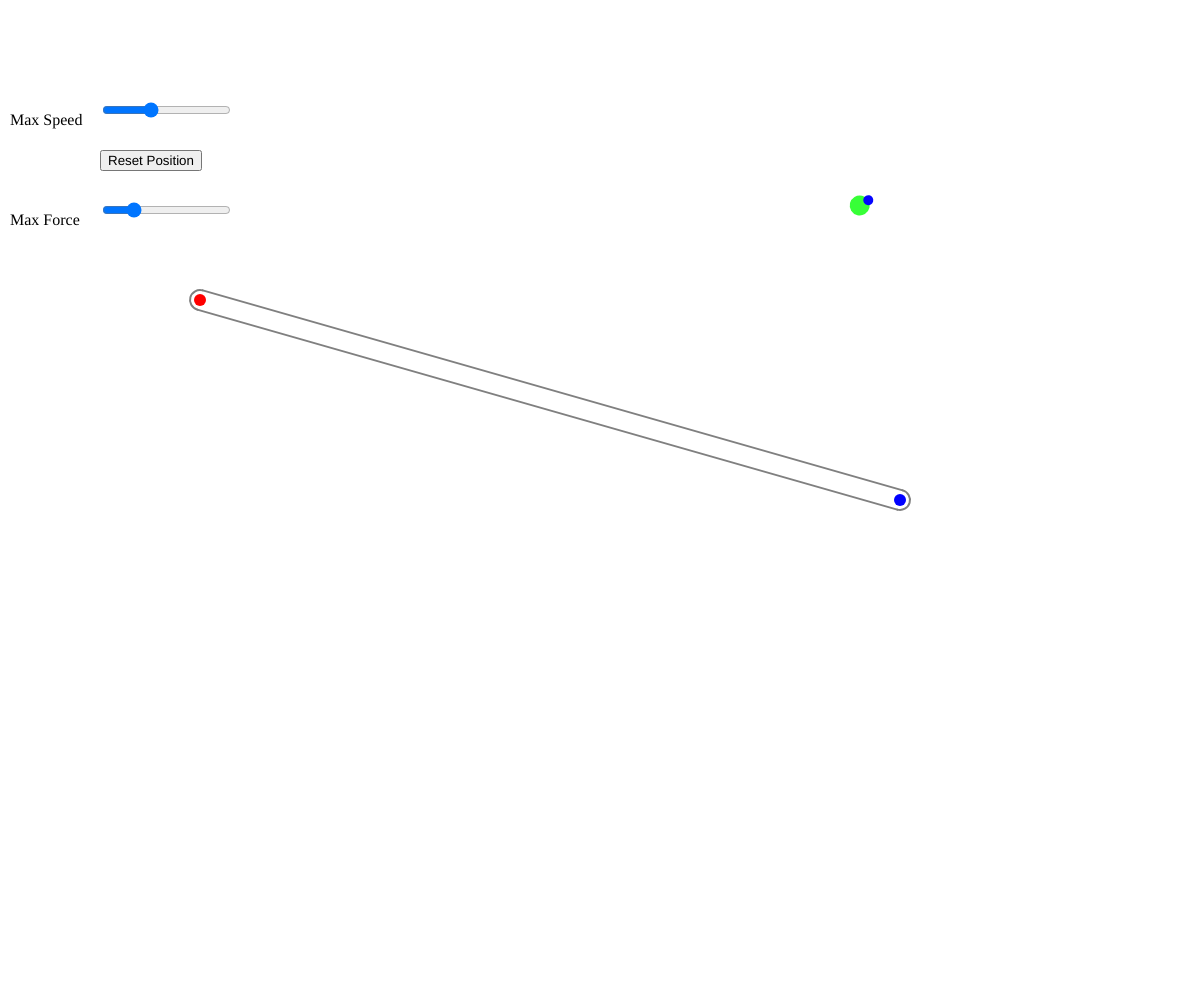
Frame 1 (no input)
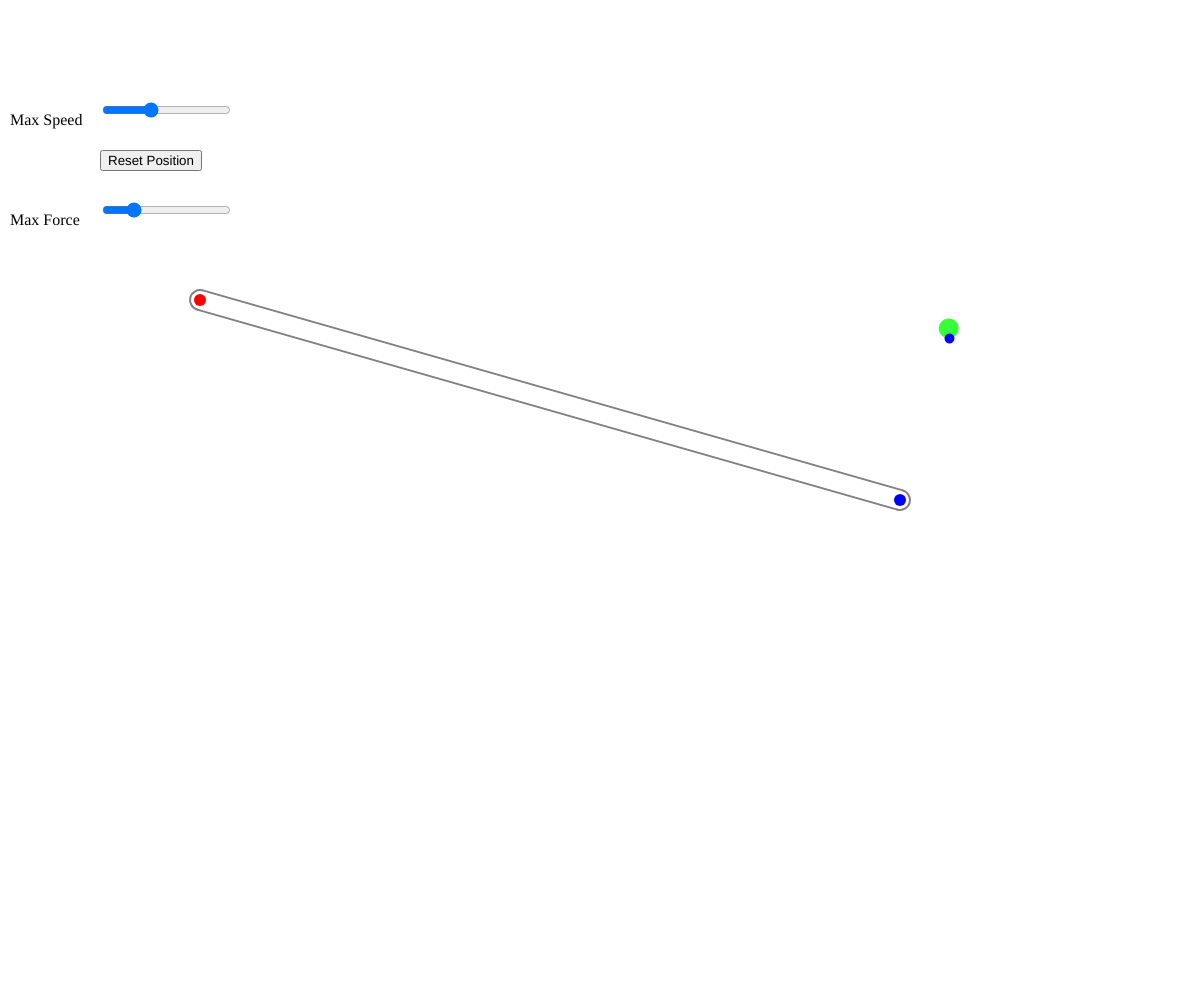
Frame 60 (no input)
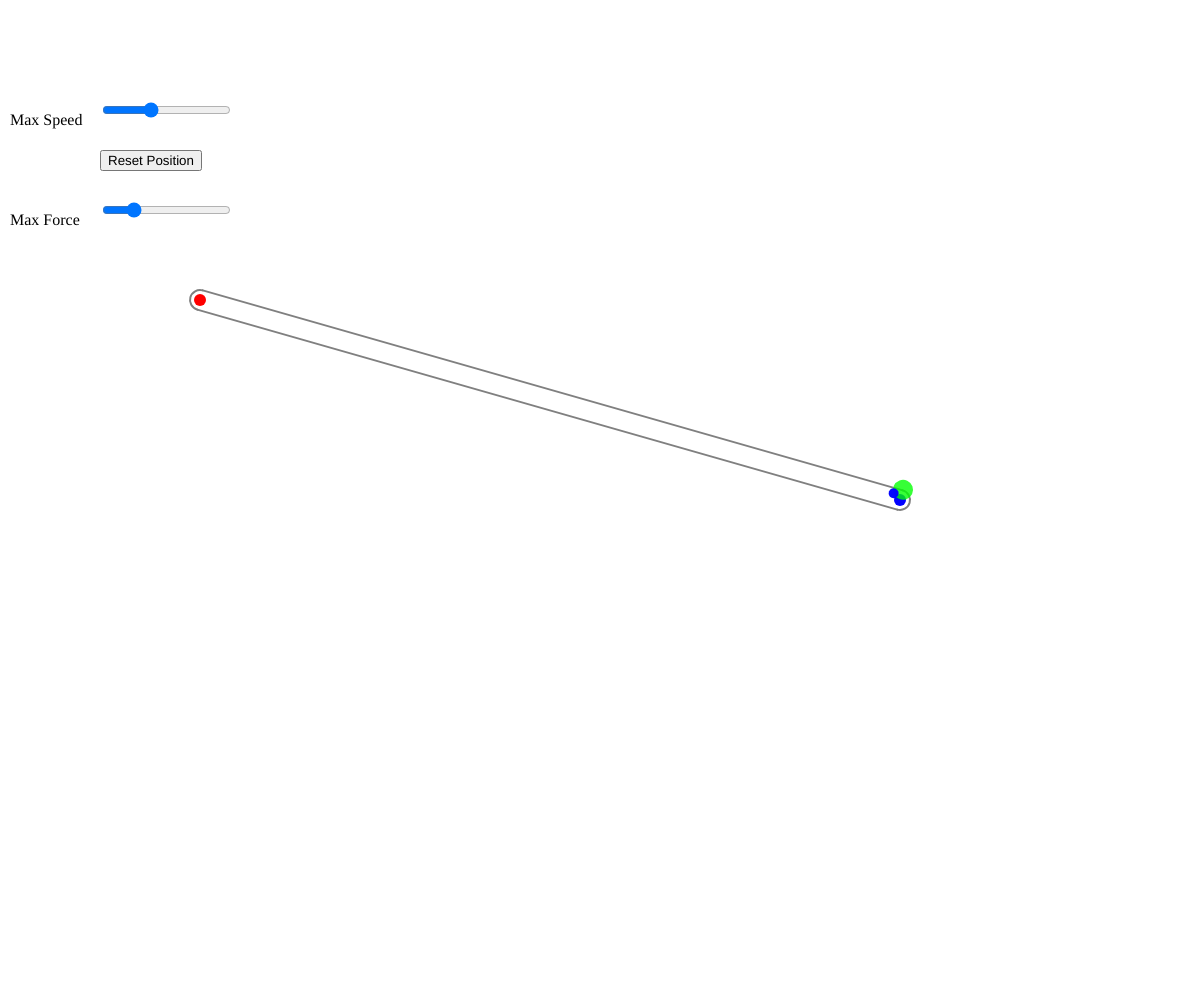
Frame 120 (the mouse pressed at the canvas centre since frame 60)

The p5.js sketch that drew these frames (run headless with seeded random() and noise() and a simulated clock; from frame 60 on, the mouse is pressed at the canvas centre):

// p5.js sketch
// ── sketch.js
class Util{

}
//求某个点到两个点所连线段的法线交点
Util.getNormalPoint = function(startPos,endPos,centerPos){
  let dir = p5.Vector.sub(endPos,startPos);
  //投影长度
  let theta = p5.Vector.sub(centerPos,startPos).heading();
  let projectionLen = p5.Vector.dist(startPos,centerPos) * Math.cos(theta);
  let ret = p5.Vector.add((dir.normalize().mult(projectionLen)),startPos);
  return ret;
}

class Vehicle{
  constructor(pos,path){
    this.path = path;

    this.pos = pos.copy();
    this.vel = p5.Vector.random2D().mult(random(1,5));
    this.acc = createVector(0,0);

    this.angle = 0;

    this.size = 20;

    this.maxSpeed = carMaxSpeedSlider.value();
    this.maxForce = carMaxForceSlider.value();
  }

  resetPosition(){
    this.pos = createVector(random(0,width),random(0,height));
  }

  applyForce(force){
    this.acc.add(force);
  }

  //路径跟随
  pathFollow(){
    //预测的半径
    const predictR = this.size * 2;
    //预测小车的位置
    const predictPos = p5.Vector.add(this.pos,this.vel.copy().mult(predictR));
    //求出预测点和path的法线交点
    const normalPos = Util.getNormalPoint(this.path.getStartPos(),this.path.getEndPos(),predictPos);
    const dist = p5.Vector.dist(predictPos,normalPos);
    let target = null;
    if(dist > this.path.getR()){
      //必须转向,转向的target位置是normalPos按照path方向向前的某个地方
      let r = this.size;
      target = p5.Vector.add(normalPos,this.path.getDir().normalize().mult(r));
    }else{
      //不用转向，seek到predictPos即可
      target = predictPos;
    }

    this.seek(target);
  }

  //寻找目标
  seek(targetPos){
    if(!targetPos)  return;
    let desiredVel = p5.Vector.sub(targetPos,this.pos);

    let steeringForce = p5.Vector.sub(desiredVel,this.vel);
    steeringForce = steeringForce.copy().normalize().mult(constrain(steeringForce.mag(),0,this.maxForce));

    this.applyForce(steeringForce);
  }

  update(){
    this.pathFollow();
    //标准的欧拉积分
    this.vel.add(this.acc);
    this.vel = this.vel.copy().normalize().mult(constrain(this.vel.mag(),0,this.maxSpeed));
    this.pos.add(this.vel);
    this.acc.mult(0);

    this.angle = this.vel.heading();
  }

  display(){
    push();
      translate(this.pos.x,this.pos.y);
      rotate(this.angle);

      noStroke();
      fill(0,255,0,200);
      circle(0,0,this.size);

      noStroke();
      fill(0,0,255,250);
      circle(this.size/2,0,this.size/2);
    pop();
  }
}

class Path{
  constructor(startPos,endPos,r){
    this.startPos = startPos.copy();
    this.endPos = endPos.copy();
    this.r = r;

    //路径的距离
    this.pathDist = p5.Vector.dist(this.startPos,this.endPos);
    //路径的方向
    this.pathDir = p5.Vector.sub(this.endPos,this.startPos);
    //路径的方向角度
    this.pathDirAngle = this.pathDir.heading();
    //需要画的两条线的坐标
    let angle = this.pathDirAngle + Math.PI/2//在startPos和endPos所在的方向上旋转了90度
    let dir = p5.Vector.fromAngle(angle);
    let deltaPos = dir.mult(this.r);
    this.line1StartPosition = p5.Vector.add(this.startPos,deltaPos);
    this.line2StartPosition = p5.Vector.sub(this.startPos,deltaPos);

    this.line1EndPosition = p5.Vector.add(this.endPos,deltaPos);
    this.line2EndPosition = p5.Vector.sub(this.endPos,deltaPos);
  }

  getR(){
    return this.r;
  }

  getDist(){
    return this.pathDist;
  }

  getDir(){
    return this.pathDir.copy();
  }

  getDirAngle(){
    return this.pathDirAngle();
  }

  getStartPos(){
    return this.startPos.copy();
  }

  getEndPos(){
    return this.endPos.copy();
  }

  update(){

  }

  display(){
    //路线由两条线和两个半圆组成和两个点
    noFill();
    strokeWeight(2);
    stroke(128,128,128,255);
    line(this.line1StartPosition.x,this.line1StartPosition.y,this.line1EndPosition.x,this.line1EndPosition.y);
    line(this.line2StartPosition.x,this.line2StartPosition.y,this.line2EndPosition.x,this.line2EndPosition.y);
    //两个点
    strokeWeight(12);
    stroke('red');
    point(this.startPos.x,this.startPos.y);
    stroke('blue');
    point(this.endPos.x,this.endPos.y);
    //两个半圆
    strokeWeight(2);
    stroke(128,128,128,255);
    noFill();
    arc(this.startPos.x,this.startPos.y,this.r*2,this.r*2,this.pathDirAngle+Math.PI/2,this.pathDirAngle+Math.PI/2+Math.PI);
    arc(this.endPos.x,this.endPos.y,this.r*2,this.r*2,this.pathDirAngle-Math.PI/2,this.pathDirAngle-Math.PI/2+Math.PI);
  }
}

let car = null;
let path = null;

let carMaxSpeedSlider = null;
let carMaxForceSlider = null;

function setup() {
  createCanvas(windowWidth, windowHeight);

  let maxSpeedText = createP('Max Speed');
  maxSpeedText.position(10,100-5);
  carMaxSpeedSlider = createSlider(0.1,8,3,0.1);
  carMaxSpeedSlider.position(100,100);

  let maxForceText = createP('Max Force');
  maxForceText.position(10,200-5);
  carMaxForceSlider = createSlider(0.05,1,0.2,0.1);
  carMaxForceSlider.position(100,200);

  let button = createButton('Reset Position');
  button.position(100, 150);
  button.mousePressed(()=>{
    car.resetPosition();
  });


  path = new Path(createVector(200,300,),createVector(width-300,height-500),10);
  car = new Vehicle(createVector(random(0,width),random(0,height)),path);
}

function draw() {
  background(255);

  car.maxSpeed = carMaxSpeedSlider.value();
  car.maxForce = carMaxForceSlider.value();
  
  path.update();
  path.display();

  car.update();
  car.display();
}
